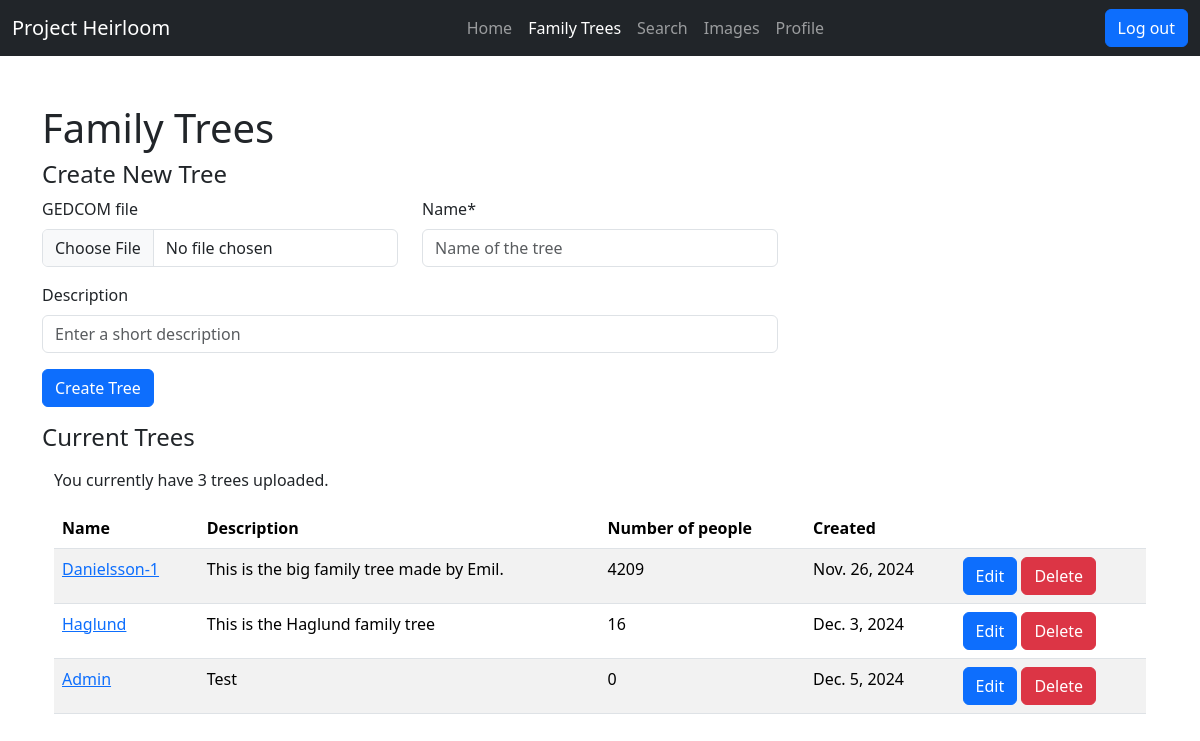
Page /genealogy/tree/ (signed in) on the committed database.
### genealogy/models.py (models this page shows, shortened)
class Tree(models.Model):
    user = models.ForeignKey(
        settings.AUTH_USER_MODEL,
        on_delete=models.CASCADE
    )
    upload_date = models.DateField(default=date.today)
    name = models.CharField(
        max_length=100
    )
    description = models.CharField(
        blank=True,
        null=True,
        max_length=200
    )
    gedcom_file = models.FileField(
        upload_to=users_file_location,
        blank=True,
        null=True
    )
    class Meta:
        constraints = [
            models.UniqueConstraint(fields=['user', 'name'], name='User and name combination')
        ]

### genealogy/views.py (the view)
# urls.py: path('tree/', views.family_tree, name='family_tree'),
@login_required
def family_tree(request):
    if request.method == "POST":
        form = NewTreeForm(request.POST, request.FILES)
        if form.is_valid():
            cd = form.cleaned_data
            if Tree.objects.filter(Q(name=cd['name']) & Q(user=request.user)).count() > 0:
                messages.error(request, 'A tree with that name already exists!')
            else:
                new_tree = Tree(user=request.user)
                if request.FILES:
                    new_tree.gedcom_file = request.FILES["file"]
                new_tree.name = cd['name']
                new_tree.description = cd['description']
                new_tree.save()
                if new_tree.gedcom_file:
                    gedcom.handle_uploaded_file(new_tree)
                messages.success(request, 'New tree added successfully!')
                form = NewTreeForm()
    else:
        form = NewTreeForm()
    trees = Tree.objects.filter(user=request.user)
    trees = trees.annotate(number_of_individuals=Count("individuals"))
    return render(
        request,
        'genealogy/family_tree.html',
        {
            'section': 'family_tree',
            'upload_form': form,
            'trees': trees
        }
    )

### genealogy/forms.py (shortened to what this page needs)
class NewTreeForm(forms.Form):
    def __init__(self, *args, **kwargs):
        super().__init__(*args, **kwargs)
        self.helper = FormHelper(self)
        self.helper.form_method = 'POST'
        self.helper.form_action = reverse_lazy('family_tree')
        self.helper.add_input(Submit('upload-submit', 'Create Tree', css_id='upload-button'))
        self.helper.layout = Layout(
            Row(
                Column('file', css_class='col-md-4'),
                Column('name', css_class='col-md-4')
            ),
            Row(
                Column('description', css_class='col-md-8')
            )
        )
    file = forms.FileField(
        required=False,
        label="GEDCOM file"
    )
    name = forms.CharField(
        required=True,
        max_length=100,
        widget=forms.TextInput(attrs={"placeholder": "Name of the tree"})
    )
    description = forms.CharField(
        required=False,
        max_length=200,
        widget=forms.TextInput(attrs={"placeholder": "Enter a short description"})
    )

### genealogy/templates/genealogy/family_tree.html (shortened to what this page needs)
{% extends "base.html" %}
{% load crispy_forms_tags %}
{% block content %}
    <h1>Family Trees</h1>
    <div id="new-tree-container">
        <h4>Create New Tree</h3>
        <form method="post" enctype="multipart/form-data">
            {% crispy upload_form %}
        </form>
    </div>
    <div id="current-trees-container">
        <h4>Current Trees</h4>
        {% if trees %}
            {% include 'genealogy/tree_list.html' %}
        {% else %}
            <p>You currently have no uploaded trees.</p>
        {% endif %}
    </div>
{% endblock content %}

### genealogy/templates/genealogy/tree_list_rows.html
{% for tree in trees %}
    <tr id="tree-{{ tree.id }}">
        <td><a href="{% url 'view_tree' tree.id %}">{{ tree.name }}</a></td>
        <td>{{ tree.description|default_if_none:"" }}</td>
        <td>{{ tree.number_of_individuals }}</td>
        <td>{{ tree.upload_date }}</td>
        <td>
            <button class="btn btn-primary" type="button" hx-get="{% url 'edit_tree_modal' tree.id %}"
                    hx-target="#edit-tree-modal-content" hx-trigger="click" hx-swap="innerHTML"
                    data-bs-toggle="modal" data-bs-target="#edit-tree-modal">Edit</button>
            <button class="btn btn-danger" type="button" hx-get="{% url 'delete_tree_modal' tree.id %}"
                    hx-target="#delete-tree-modal-content" hx-trigger="click" hx-swap="innerHTML"
                    data-bs-toggle="modal" data-bs-target="#delete-tree-modal">Delete</button>
        </td>
    </tr>
{% endfor %}

### rows in the picture
Tree: name "Danielsson-1", description "This is the big family tree made by Emil.", number_of_individuals "4209", upload_date "Nov. 26, 2024"
Tree: name "Haglund", description "This is the Haglund family tree", number_of_individuals "16", upload_date "Dec. 3, 2024"
Tree: name "Admin", description "Test", number_of_individuals "0", upload_date "Dec. 5, 2024"

### other values in the picture
{{ trees|length }} "3"
